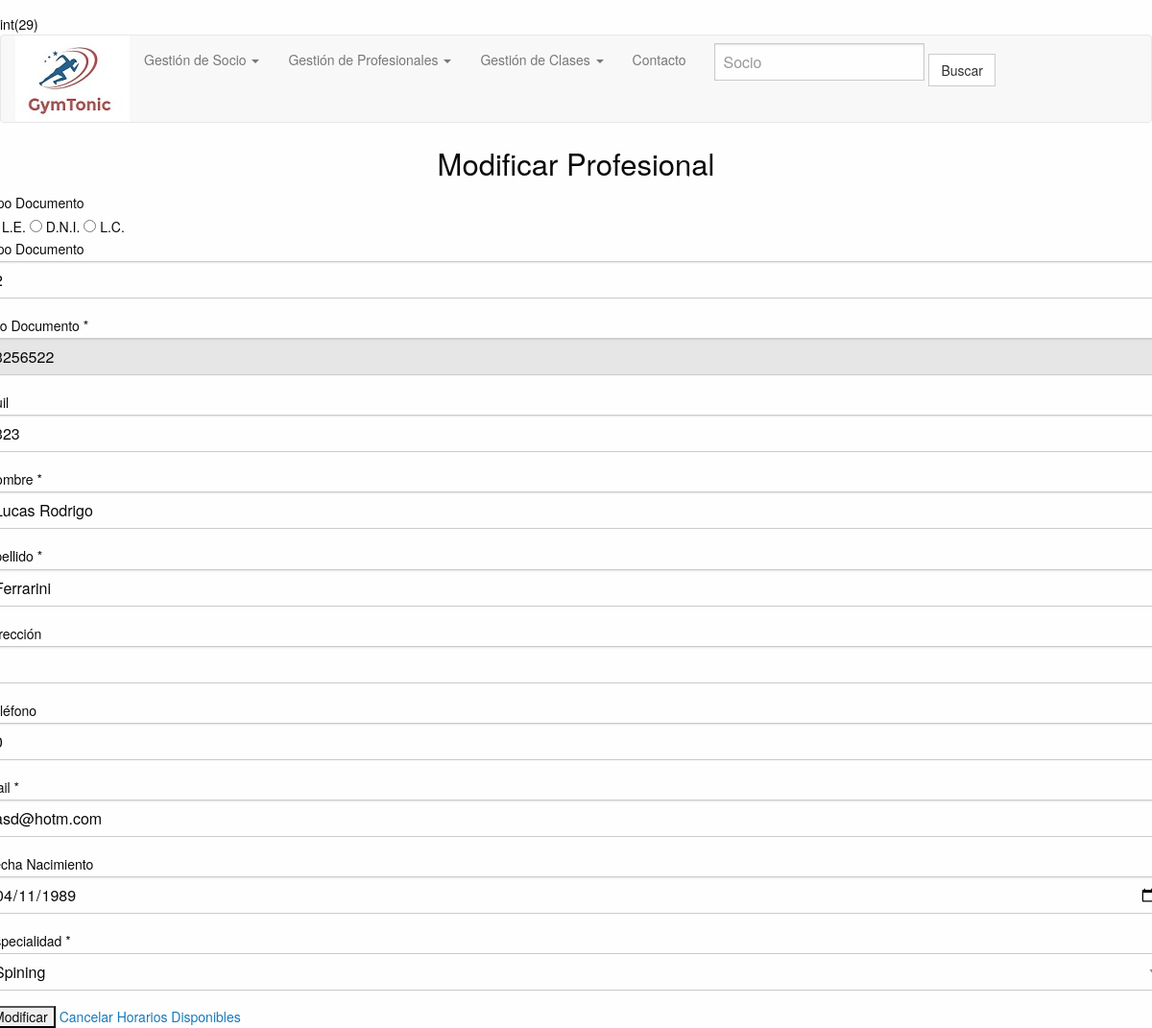
The page /profesional_modificar.php?id_profesional=29 on the database its author committed.
### tables this page shows
CREATE TABLE `profesionales` (
  `id_profesional` int(10) NOT NULL,
  `dni` int(8) NOT NULL,
  `nombre` char(50) NOT NULL,
  `apellido` char(50) NOT NULL,
  `direccion` char(50) NOT NULL,
  `telefono` int(20) NOT NULL,
  `mail` char(60) NOT NULL,
  `fecha_nac` date NOT NULL,
  `cuil` int(11) DEFAULT NULL,
  `especialidad` int(5) NOT NULL,
  `tipo_dni` int(5) NOT NULL
);

### profesional_modificar.php (the view, shortened to what this page needs)
<?php
    include ('dbconfig.php');
    require('acciones.php');
    $sqlQuery = "SELECT * FROM profesionales WHERE id_profesional =".$_GET['id_profesional'];
    $sqlEspecialidades = "SELECT * FROM especialidades";
    $id = intval($id_profesional = $_GET['id_profesional']);
    var_dump($id);
    $query = mysqli_query($conn, $sqlQuery);
    $fila = mysqli_fetch_array($query);
?>
<!doctype html>
<html class="no-js" lang="">
    <head>
        <link href="css/bootstrap.min.css" rel="stylesheet">
        <?php include("nav.php"); ?>
        <link rel="stylesheet" href="https://cdnjs.cloudflare.com/ajax/libs/foundation/6.2.1/foundation.min.css">
        <link rel="stylesheet" href="css/main.css">
    </head>
    <body>
        <div class="row">
            <div class="medium-6 medium-centered large-4 large-centered columns">
                <h3 align=center > Modificar Profesional </h3>
               <form action="profesional_listado.php" method="POST" enctype="multipart/form-data">
                <label>Tipo Documento</label>
                <input type="radio" name="tipo_dni" value="<?php if($fila['tipo_dni'] === '0'){echo $fila['tipo_dni'];}?>">  L.E.
                <input type="radio" name="tipo_dni" value="<?php if($fila['tipo_dni'] === '1'){echo $fila['tipo_dni'];}?>"> D.N.I.
                <input type="radio" name="tipo_dni" value="<?php if($fila['tipo_dni'] === '2'){echo $fila['tipo_dni'];}?>"> L.C. <br>
                <label>Tipo Documento</label>
                <input type="text" name="tipo_dni" value="<?php echo $fila['tipo_dni']?>"/>
                <label>Nro Documento *</label>
                <input type="number" name="dni" readonly="readonly" id= "dni" class="obligatorio" value="<?php echo $fila['dni']?>"/>
                <div id="resultado"/></div>
                <label>Cuil</label>
                <input type="number" name="cuil" placeholder="Solo números sin guiones" value="<?php echo $fila['cuil']?>"/>
                <label>Nombre *</label>
                <input type="text" name="nombre" class="obligatorio" value="<?php echo $fila['nombre']?>"/>
                <label>Apellido *</label>
                <input type="text" name="apellido" class="obligatorio" value="<?php echo $fila['apellido']?>"/>
                <label>Direcci&oacute;n</label>
                <input type="text" name="direccion" value="<?php echo $fila['direccion']?>"/>
                <label>Tel&eacute;fono</label>
                <input type="number" name="telefono" value="<?php echo $fila['telefono']?>"/>
                <label>Mail *</label>
                <input type="text" name="mail" class="obligatorio" value="<?php echo $fila['mail']?>"/>
                <label>Fecha Nacimiento</label>
                <input type="date" name="fecha_nac" value="<?php echo $fila['fecha_nac']?>"/>
                <label>Especialidad *</label>
                            <?php
                                getCombo($conn , $sqlEspecialidades, "id_especialidades", $fila['especialidad'] );
                            ?>
                <input type="submit" value="Modificar"/>
                 <a href="index.php">Cancelar</a>
                 <a href="profesional_horario.php?id_profesional=<?php echo $id ?> ">Horarios Disponibles</a>
            </div>
    </body>
</html>

### css/main.css (style rules this page uses)
body { margin-top: 15px; }

### rows shown on the page
profesionales: tipo_dni "2", dni "3256522", cuil "323", nombre "Lucas Rodrigo", apellido "Ferrarini", telefono "0", mail "asd@hotm.com", fecha_nac "04/11/1989"

### other values the page prints
form field id_especialidades "Spining"
